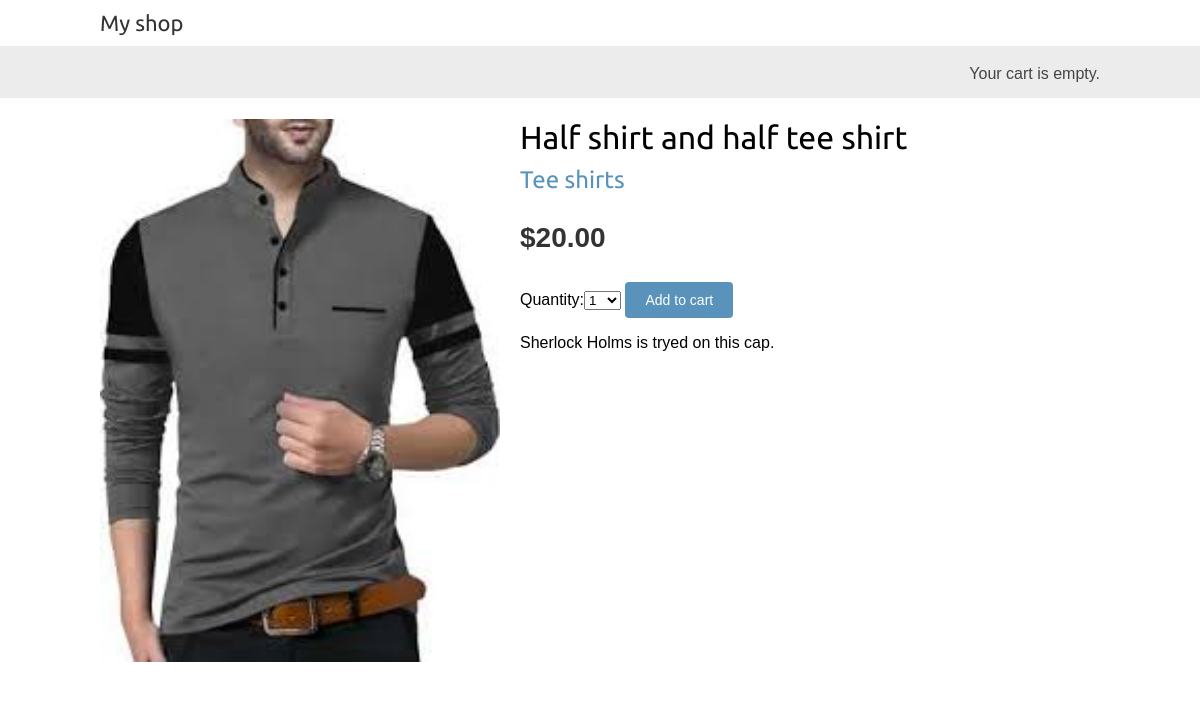
The page /4/half-shirt-and-half-tee-shirt/ on the database its author committed.
### shop/models.py (models this page shows, shortened)
class Product(models.Model):
    category = models.ForeignKey(Category, related_name="products", on_delete=models.CASCADE)
    name = models.CharField(max_length=200, db_index=True)
    slug = models.SlugField(max_length=200, db_index=True)
    image = models.ImageField(upload_to='products/%Y/%m/%d', blank=True)
    description = models.TextField(blank=True)
    price = models.DecimalField(max_digits=12, decimal_places=2)
    available = models.BooleanField(default=True)
    created = models.DateTimeField(auto_now_add=True)
    updated = models.DateTimeField(auto_now=True)
    class Meta:
        ordering = ('name',)
        index_together = (('id', 'slug'),)

class Category(models.Model):
    name = models.CharField(max_length=200, db_index=True)
    slug = models.SlugField(max_length=200, unique=True)
    class Meta:
        ordering = ('name',)
        verbose_name = 'category'
        verbose_name_plural = 'categories'
    def __str__(self):
        return self.name

### shop/views.py (the view)
# urls.py: path('<int:id>/<slug:slug>/', views.product_detail, name='product_detail'),
def product_detail(request, id, slug):
    product = get_object_or_404(Product,
                                id=id,
                                slug=slug,
                                available=True)
    cart_product_form = CardAddProductForm()
    return render(request,
                  'shop/product/detail.html',
                  {'product': product,
                   'cart_product_form': cart_product_form})

### cart/forms.py
class CardAddProductForm(forms.Form):
    quantity = forms.TypedChoiceField(choices=PRODUCT_QUANTITY_CHOICES,
                                      coerce=int)
    override = forms.BooleanField(required=False,
                                  initial=False,
                                  widget=forms.HiddenInput)

### cart/cart.py (called while the page is built)
    def __len__(self):
        return sum(item['quantity'] for item in self.cart.values())

### cart/context_processors.py (called while the page is built)
def cart(request):
    return {'cart': Cart(request)}

### shop/templates/shop/product/detail.html (shortened to what this page needs)
{% extends 'shop/base.html' %}
{% load static %}
{% block content %}
    <div class="product-detail">
        <img src="{% if product.image %}{{ product.image.url }}{% else %}{% static 'img/no_image.png' %}{% endif %}" alt="">
        <h1>{{ product.name }}</h1>
        <h2>
            <a href="{{ product.category.get_absolute.url }}">
                {{product.category}}
            </a>
        </h2>
        <p class="price">${{ product.price }}</p>
        <form action="{% url 'cart:cart_add' product.pk %}" method="post">
            {{ cart_product_form }}
            <input type="submit" value="Add to cart">
        </form>
        {{ product.description|linebreaks }}
    </div>
{% endblock %}

### shop/static/css/base.css (style rules this page uses)
body { margin:0; padding:0; font-family:helvetica, sans-serif; }
h1, h2, h3, h4, h5 , h6 { font-family: 'Ubuntu', sans-serif; font-weight:normal; }
a { text-decoration:none; color:#5993bb; }
a.button, input[type="submit"] { color:#fff; background:#5993bb; border-radius:4px; padding:10px 20px; font-size:14px; border:0; }
.product-detail { text-align:justify; }
.product-detail .price { color:#333; font-size:28px; font-weight:bold; }
.product-detail img { width:40%; float:left; padding:0 20px 20px 0; }
.product-detail h1 { margin-bottom:0; }
.product-detail h2 { margin-top:10px; }

### rows shown on the page
Product: image (picture), name "Half shirt and half tee shirt", category "Tee shirts", price "20.00", description "Sherlock Holms is tryed on this cap."
